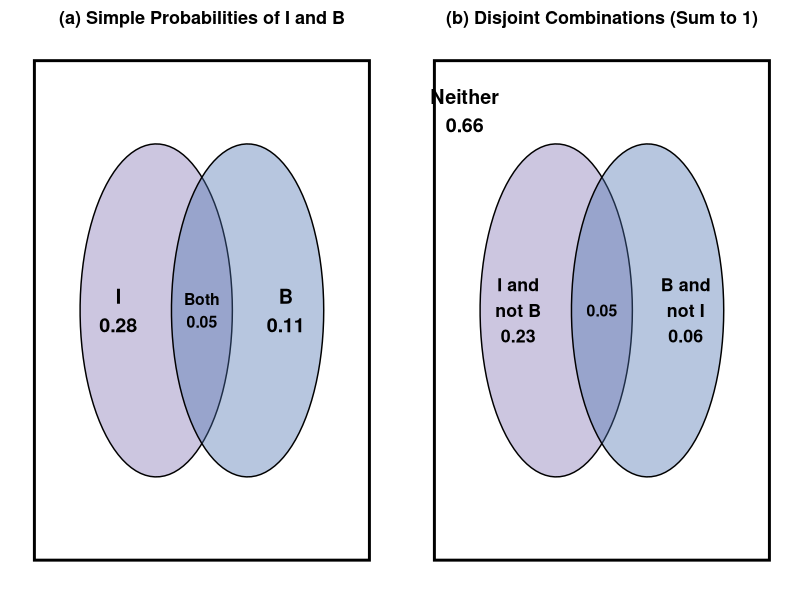
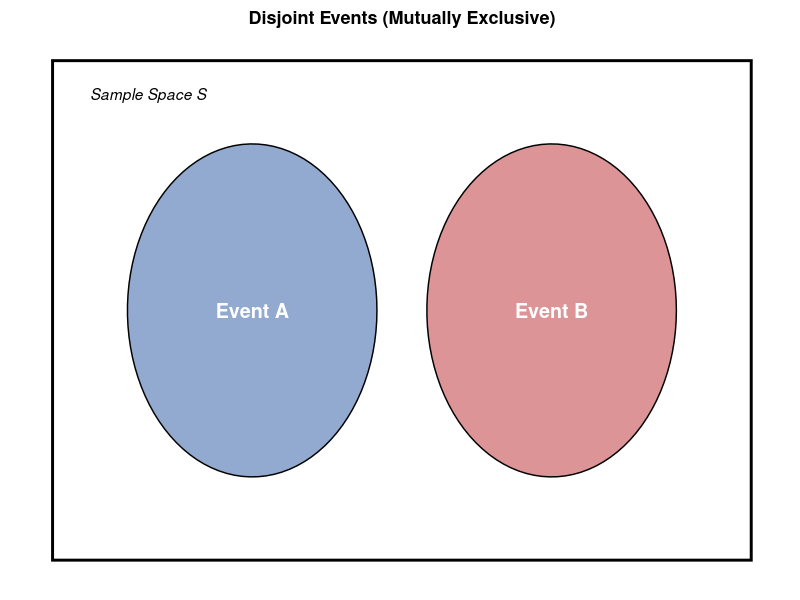
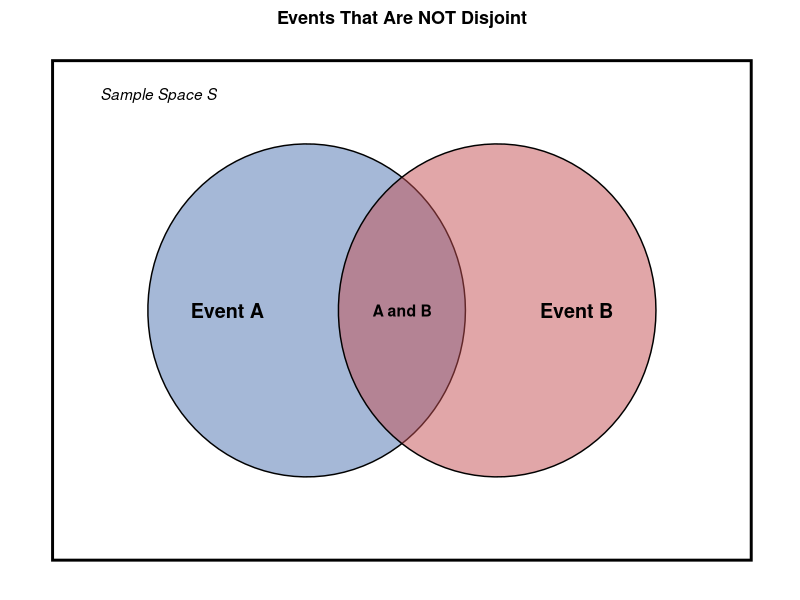
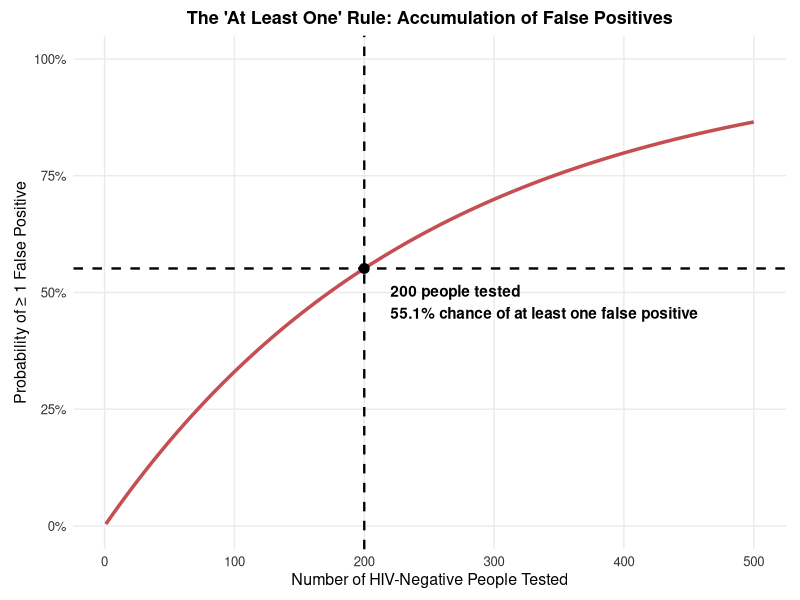
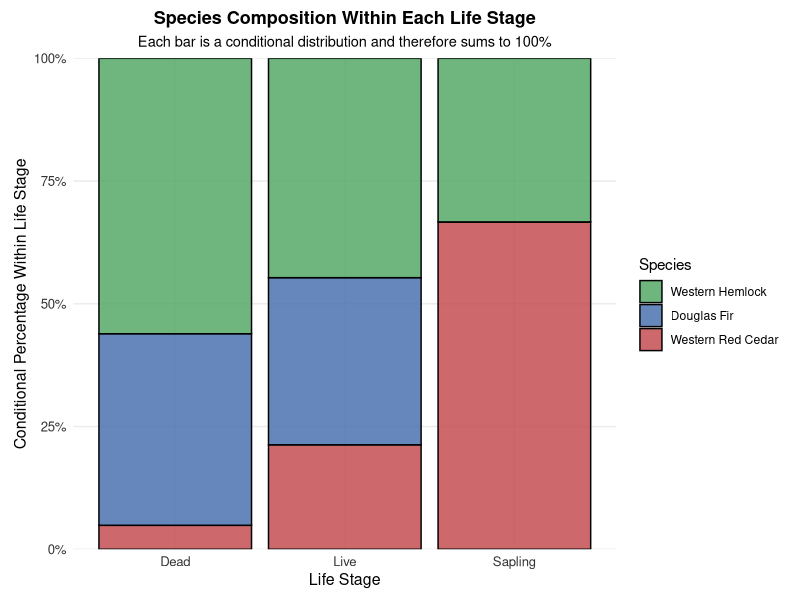
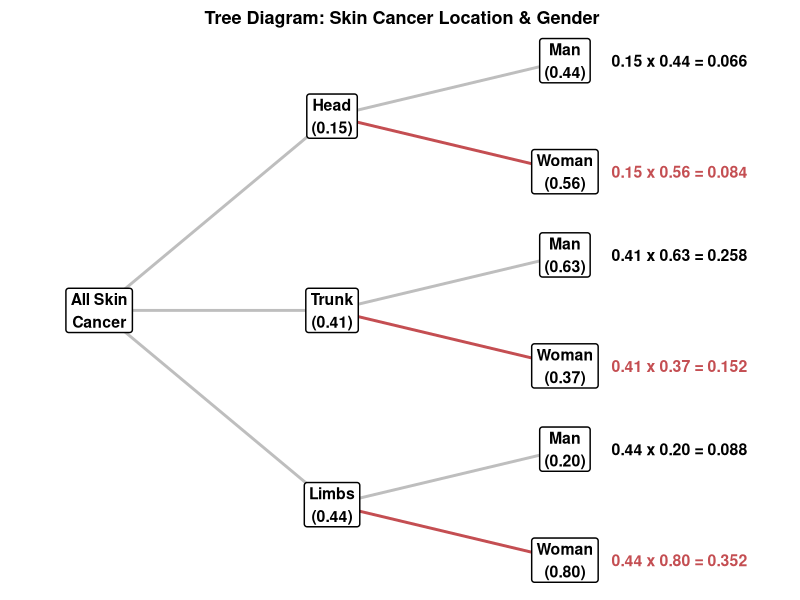
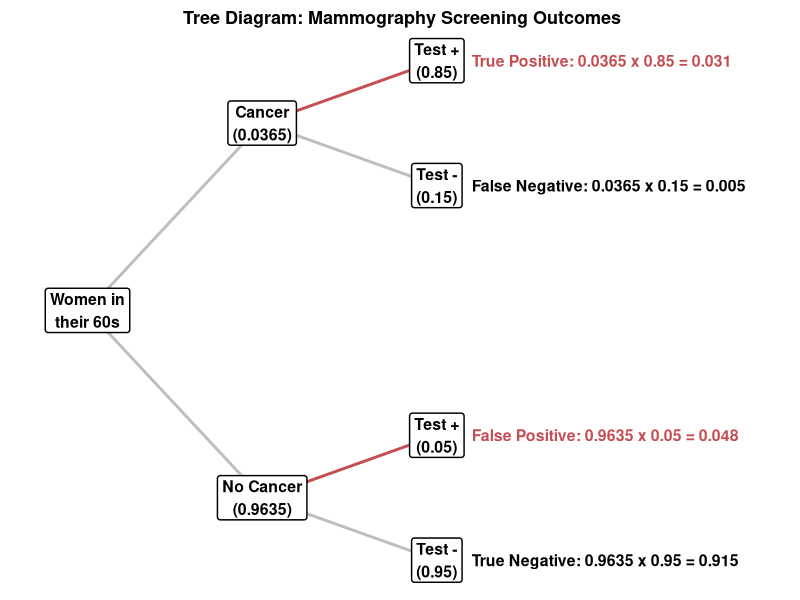

Reproduce these figures in R, in order.
## ---- chunk 1
knitr::opts_chunk$set(
  echo = TRUE,
  warning = FALSE,
  message = FALSE,
  error = FALSE,
  fig.align = "center", 
  fig.width = 6, 
  fig.height = 4
)

library(ggplot2)
library(dplyr)
library(tidyr)
library(gridExtra)

set.seed(123)

lecture_theme <- theme_minimal(base_size = 11) +
  theme(
    plot.title = element_text(size = 13, face = "bold", hjust = 0.5),
    axis.title = element_blank(),
    axis.text = element_blank(),
    panel.grid = element_blank(),
    plot.background = element_rect(fill = "white", colour = NA),
    panel.background = element_rect(fill = "white", colour = NA),
    plot.margin = margin(8, 10, 8, 10)
  )

# A second theme for ordinary statistical charts. Unlike the diagram theme
# above, this keeps axis labels, tick marks, and a light major grid visible.
lecture_chart_theme <- theme_minimal(base_size = 11) +
  theme(
    plot.title = element_text(size = 13, face = "bold", hjust = 0.5),
    plot.subtitle = element_text(size = 10.5, hjust = 0.5),
    axis.title = element_text(size = 11.5),
    axis.text = element_text(size = 9.5, colour = "#333333"),
    panel.grid.minor = element_blank(),
    plot.background = element_rect(fill = "white", colour = NA),
    panel.background = element_rect(fill = "white", colour = NA),
    plot.margin = margin(8, 10, 8, 10)
  )

save_plot <- function(filename, plot, width, height) {
  ggsave(filename = filename, plot = plot, width = width, height = height, units = "in", dpi = 300, bg = "white")
}

# Helper function to generate mathematically perfect circles for Venn Diagrams
circle_data <- function(center_x, center_y, radius, n_points = 100) {
  theta <- seq(0, 2 * pi, length.out = n_points)
  data.frame(x = center_x + radius * cos(theta), y = center_y + radius * sin(theta))
}

# =============================================================
# 1. Venn Diagram: Disjoint Events
# =============================================================
circle_A_disj <- circle_data(-1.2, 0, 1)
circle_B_disj <- circle_data(1.2, 0, 1)

p_venn_disjoint <- ggplot() +
  geom_rect(aes(xmin = -2.8, xmax = 2.8, ymin = -1.5, ymax = 1.5), fill = "white", color = "black", size = 1) +
  geom_polygon(data = circle_A_disj, aes(x, y), fill = "#4C72B0", alpha = 0.6, color = "black") +
  geom_polygon(data = circle_B_disj, aes(x, y), fill = "#C44E52", alpha = 0.6, color = "black") +
  annotate("text", x = -1.2, y = 0, label = "Event A", size = 5, fontface = "bold", color="white") +
  annotate("text", x = 1.2, y = 0, label = "Event B", size = 5, fontface = "bold", color="white") +
  annotate("text", x = -2.5, y = 1.3, label = "Sample Space S", fontface = "italic", hjust = 0) +
  labs(title = "Disjoint Events (Mutually Exclusive)") +
  lecture_theme

save_plot("fig_ch10_venn_disjoint.png", p_venn_disjoint, width = 6, height = 3.5)

# =============================================================
# 2. Venn Diagram: Overlapping Events
# =============================================================
circle_A_over <- circle_data(-0.6, 0, 1)
circle_B_over <- circle_data(0.6, 0, 1)

p_venn_overlap <- ggplot() +
  geom_rect(aes(xmin = -2.2, xmax = 2.2, ymin = -1.5, ymax = 1.5), fill = "white", color = "black", size = 1) +
  geom_polygon(data = circle_A_over, aes(x, y), fill = "#4C72B0", alpha = 0.5, color = "black") +
  geom_polygon(data = circle_B_over, aes(x, y), fill = "#C44E52", alpha = 0.5, color = "black") +
  annotate("text", x = -1.1, y = 0, label = "Event A", size = 5, fontface = "bold") +
  annotate("text", x = 1.1, y = 0, label = "Event B", size = 5, fontface = "bold") +
  annotate("text", x = 0, y = 0, label = "A and B", size = 4, fontface = "bold") +
  annotate("text", x = -1.9, y = 1.3, label = "Sample Space S", fontface = "italic", hjust = 0) +
  labs(title = "Events That Are NOT Disjoint") +
  lecture_theme

save_plot("fig_ch10_venn_overlap.png", p_venn_overlap, width = 6, height = 3.5)

# =============================================================
# 3. Probability of At Least One False Positive (HIV Test)
# =============================================================
# False positive rate is 0.004. 
# We calculate 1 - P(no false positives) for 1 to 500 people.
n_people <- 1:500
prob_at_least_one <- 1 - (0.996)^n_people

hiv_data <- data.frame(Tested = n_people, Probability = prob_at_least_one)

p_hiv <- ggplot(hiv_data, aes(x = Tested, y = Probability)) +
  geom_line(color = "#C44E52", size = 1.2) +
  geom_hline(yintercept = 0.5514, linetype = "dashed", color = "black", size = 0.8) +
  geom_vline(xintercept = 200, linetype = "dashed", color = "black", size = 0.8) +
  annotate("point", x = 200, y = 0.5514, color = "black", size = 3) +
  annotate("text", x = 220, y = 0.48, label = "200 people tested\n55.1% chance of at least one false positive", hjust = 0, fontface = "bold") +
  scale_y_continuous(labels = scales::percent_format(), limits = c(0, 1)) +
  labs(
    title = "The 'At Least One' Rule: Accumulation of False Positives",
    x = "Number of HIV-Negative People Tested",
    y = "Probability of ≥ 1 False Positive"
  ) +
  lecture_chart_theme

save_plot("fig_ch10_hiv_falsepos.png", p_hiv, width = 6, height = 4)

# =============================================================
# 4. Conditional Probability: Forest Ecosystem
# =============================================================
# Create the dataset based on the textbook table
forest_data <- data.frame(
  Species = rep(c("Western Red Cedar", "Douglas Fir", "Western Hemlock"), each = 3),
  Stage = rep(c("Dead", "Live", "Sapling"), 3),
  Probability = c(0.02, 0.10, 0.08,  # RC
                  0.16, 0.16, 0.00,  # DF
                  0.23, 0.21, 0.04)  # WH
)

# Convert to factor to control plotting order
forest_data$Stage <- factor(forest_data$Stage, levels = c("Dead", "Live", "Sapling"))
forest_data$Species <- factor(forest_data$Species, levels = c("Western Hemlock", "Douglas Fir", "Western Red Cedar"))

# Convert the joint probabilities to conditional probabilities within each
# life stage. This makes the graph directly answer questions such as
# P(Species | Stage). Each bar therefore represents 100% of one life stage.
forest_conditional <- forest_data %>%
  group_by(Stage) %>%
  mutate(ConditionalProbability = Probability / sum(Probability)) %>%
  ungroup()

p_forest <- ggplot(
  forest_conditional,
  aes(x = Stage, y = ConditionalProbability, fill = Species)
) +
  geom_col(color = "black", alpha = 0.85) +
  scale_fill_manual(values = c("Western Hemlock" = "#55A868", 
                               "Douglas Fir" = "#4C72B0", 
                               "Western Red Cedar" = "#C44E52")) +
  scale_y_continuous(
    labels = scales::percent_format(accuracy = 1),
    limits = c(0, 1),
    expand = expansion(mult = c(0, 0))
  ) +
  labs(
    title = "Species Composition Within Each Life Stage",
    subtitle = "Each bar is a conditional distribution and therefore sums to 100%",
    x = "Life Stage",
    y = "Conditional Percentage Within Life Stage"
  ) +
  lecture_chart_theme +
  theme(legend.position = "right")

save_plot("fig_ch10_forest_conditional.png", p_forest, width = 7, height = 4)

# =============================================================
# 5. General Addition Rule Venn Diagrams (Dalmatians)
# =============================================================
# We create two side-by-side plots to replicate Fig 10.4
circle_I <- circle_data(-0.6, 0, 1)
circle_B <- circle_data(0.6, 0, 1)

# Plot A: Simple probabilities
p_venn_A <- ggplot() +
  geom_rect(aes(xmin = -2.2, xmax = 2.2, ymin = -1.5, ymax = 1.5), fill = "white", color = "black", size = 1) +
  geom_polygon(data = circle_I, aes(x, y), fill = "#8172B2", alpha = 0.4, color = "black") +
  geom_polygon(data = circle_B, aes(x, y), fill = "#4C72B0", alpha = 0.4, color = "black") +
  annotate("text", x = -1.1, y = 0, label = "I\n0.28", size = 5, fontface = "bold") +
  annotate("text", x = 1.1, y = 0, label = "B\n0.11", size = 5, fontface = "bold") +
  annotate("text", x = 0, y = 0, label = "Both\n0.05", size = 4, fontface = "bold") +
  labs(title = "(a) Simple Probabilities of I and B") +
  lecture_theme + theme(axis.line = element_blank())

# Plot B: Disjoint probabilities (Total sums to 1)
p_venn_B <- ggplot() +
  geom_rect(aes(xmin = -2.2, xmax = 2.2, ymin = -1.5, ymax = 1.5), fill = "white", color = "black", size = 1) +
  geom_polygon(data = circle_I, aes(x, y), fill = "#8172B2", alpha = 0.4, color = "black") +
  geom_polygon(data = circle_B, aes(x, y), fill = "#4C72B0", alpha = 0.4, color = "black") +
  # I only (0.28 - 0.05 = 0.23)
  annotate("text", x = -1.1, y = 0, label = "I and\nnot B\n0.23", size = 4.5, fontface = "bold") +
  # B only (0.11 - 0.05 = 0.06)
  annotate("text", x = 1.1, y = 0, label = "B and\nnot I\n0.06", size = 4.5, fontface = "bold") +
  # Intersection (0.05)
  annotate("text", x = 0, y = 0, label = "0.05", size = 4, fontface = "bold") +
  # Outside (Neither: 1 - (0.23+0.06+0.05) = 0.66)
  annotate("text", x = -1.8, y = 1.2, label = "Neither\n0.66", size = 5, fontface = "bold") +
  labs(title = "(b) Disjoint Combinations (Sum to 1)") +
  lecture_theme + theme(axis.line = element_blank())

p_dalmatian_venn <- grid.arrange(p_venn_A, p_venn_B, ncol = 2)
save_plot("fig_ch10_dalmatian_venn.png", p_dalmatian_venn, width = 9, height = 4)

# =============================================================
# 6. Tree Diagram: Skin Cancer (Example 10.10)
# =============================================================
# Define coordinates for the tree nodes
nodes <- data.frame(
  x = c(0, 1, 1, 1, 2, 2, 2, 2, 2, 2),
  y = c(0.5, 0.85, 0.5, 0.15, 0.95, 0.75, 0.60, 0.40, 0.25, 0.05),
  label = c("All Skin\nCancer", "Head\n(0.15)", "Trunk\n(0.41)", "Limbs\n(0.44)", 
            "Man\n(0.44)", "Woman\n(0.56)", "Man\n(0.63)", "Woman\n(0.37)", "Man\n(0.20)", "Woman\n(0.80)")
)

# Define the paths (segments) connecting the nodes
edges <- data.frame(
  x = c(0, 0, 0, 1, 1, 1, 1, 1, 1),
  y = c(0.5, 0.5, 0.5, 0.85, 0.85, 0.5, 0.5, 0.15, 0.15),
  xend = c(1, 1, 1, 2, 2, 2, 2, 2, 2),
  yend = c(0.85, 0.5, 0.15, 0.95, 0.75, 0.60, 0.40, 0.25, 0.05),
  color = c("gray", "gray", "gray", "gray", "#C44E52", "gray", "#C44E52", "gray", "#C44E52")
)

# Joint probabilities at the end of the branches
end_labels <- data.frame(
  x = rep(2.2, 6),
  y = c(0.95, 0.75, 0.60, 0.40, 0.25, 0.05),
  label = c("0.15 x 0.44 = 0.066", "0.15 x 0.56 = 0.084", 
            "0.41 x 0.63 = 0.258", "0.41 x 0.37 = 0.152", 
            "0.44 x 0.20 = 0.088", "0.44 x 0.80 = 0.352"),
  color = c("black", "#C44E52", "black", "#C44E52", "black", "#C44E52")
)

p_tree <- ggplot() +
  geom_segment(data = edges, aes(x=x, y=y, xend=xend, yend=yend, color=color), size = 1) +
  geom_label(data = nodes, aes(x=x, y=y, label=label), size = 4, fontface = "bold", fill = "white", label.size = 0.5) +
  geom_text(data = end_labels, aes(x=x, y=y, label=label, color=color), size = 4, fontface = "bold", hjust = 0) +
  scale_color_identity() +
  scale_x_continuous(limits = c(-0.2, 2.8)) +
  labs(title = "Tree Diagram: Skin Cancer Location & Gender") +
  lecture_theme +
  theme(axis.line = element_blank(), axis.text = element_blank(), axis.title = element_blank(), panel.grid = element_blank())

save_plot("fig_ch10_tree_cancer.png", p_tree, width = 9, height = 5)

# =============================================================
# 7. Tree Diagram: Mammography Screening (Bayes' Theorem)
# =============================================================
nodes_bayes <- data.frame(
  x = c(0, 1, 1, 2, 2, 2, 2),
  y = c(0.5, 0.8, 0.2, 0.9, 0.7, 0.3, 0.1),
  label = c("Women in\ntheir 60s", 
            "Cancer\n(0.0365)", "No Cancer\n(0.9635)", 
            "Test +\n(0.85)", "Test -\n(0.15)", 
            "Test +\n(0.05)", "Test -\n(0.95)")
)

edges_bayes <- data.frame(
  x = c(0, 0, 1, 1, 1, 1),
  y = c(0.5, 0.5, 0.8, 0.8, 0.2, 0.2),
  xend = c(1, 1, 2, 2, 2, 2),
  yend = c(0.8, 0.2, 0.9, 0.7, 0.3, 0.1),
  color = c("gray", "gray", "#C44E52", "gray", "#C44E52", "gray")
)

end_labels_bayes <- data.frame(
  x = rep(2.2, 4),
  y = c(0.9, 0.7, 0.3, 0.1),
  label = c("True Positive: 0.0365 x 0.85 = 0.031", 
            "False Negative: 0.0365 x 0.15 = 0.005", 
            "False Positive: 0.9635 x 0.05 = 0.048", 
            "True Negative: 0.9635 x 0.95 = 0.915"),
  color = c("#C44E52", "black", "#C44E52", "black")
)

p_tree_bayes <- ggplot() +
  geom_segment(data = edges_bayes, aes(x=x, y=y, xend=xend, yend=yend, color=color), size = 1) +
  geom_label(data = nodes_bayes, aes(x=x, y=y, label=label), size = 4, fontface = "bold", fill = "white", label.size = 0.5) +
  geom_text(data = end_labels_bayes, aes(x=x, y=y, label=label, color=color), size = 4, fontface = "bold", hjust = 0) +
  scale_color_identity() +
  scale_x_continuous(limits = c(-0.2, 3.8)) +
  labs(title = "Tree Diagram: Mammography Screening Outcomes") +
  lecture_theme +
  theme(axis.line = element_blank(), axis.text = element_blank(), axis.title = element_blank(), panel.grid = element_blank())

save_plot("fig_ch10_tree_mammogram.png", p_tree_bayes, width = 10, height = 5)
